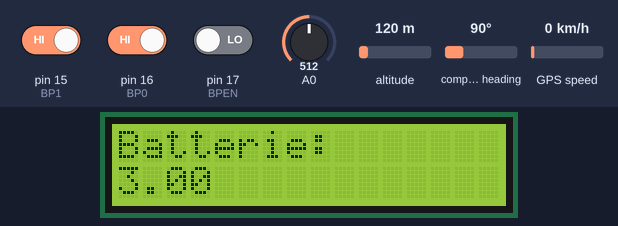
A sketch run on a simulated Arduino Uno, built with avr-gcc and run on an emulated ATmega328P. Parts: 16×2 character LCD. Inputs (shaded band) come from the test bench; at power-on: pin 15 (BP1) HIGH, pin 16 (BP0) HIGH, pin 17 (BPEN) LOW, altitude 120 m, compass heading 90°, A0 = 512, GPS speed 0 km/h. Storage starts empty; the GPS gets a fix after 3 s at 37.7749, -122.4194 with 8 satellites; what the sketch prints to the serial monitor is not drawn.

Above: at 1.6 s.
At 7.8 s:
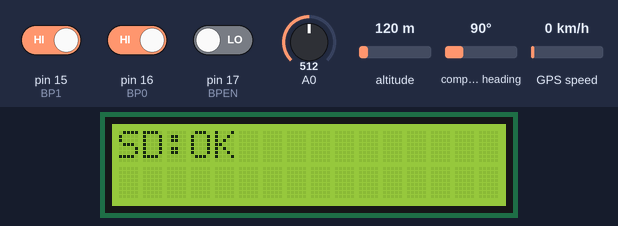
7.9 s: pin 15 (BP1) driven LOW and pin 16 (BP0) driven LOW and pin 17 (BPEN) driven HIGH
At 9.4 s:
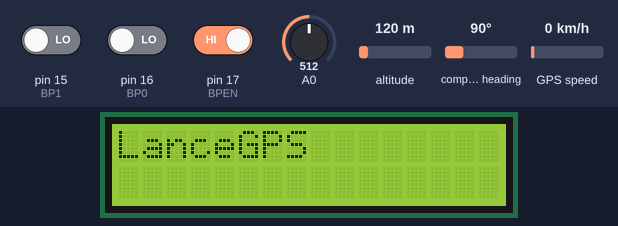
At 10.5 s:
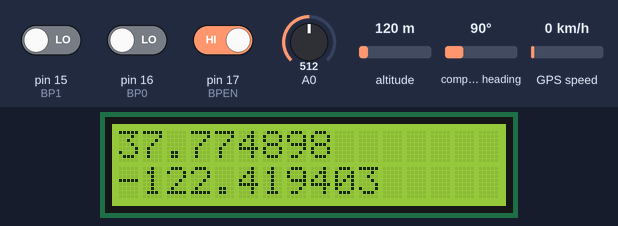
11.9 s: altitude set to 20 m
15.9 s: altitude set to 250 m
17.4 s: compass heading set to 180°
19.5 s: pin 15 (BP1) driven HIGH
21.6 s: pin 15 (BP1) driven LOW
Timing chart, 0 to 24.6 s (numbered marks = the images above; inputs shaded):
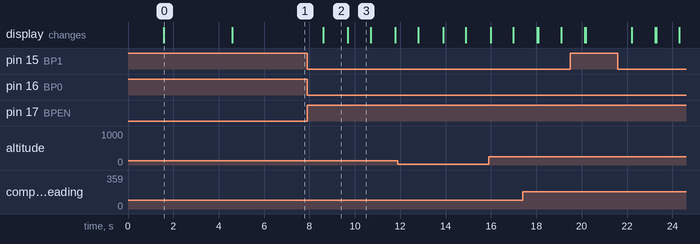

The sketch:

GPS.ino
```cpp
#include <LiquidCrystal.h>
#include <SPI.h>
#include <TinyGPS.h>
#include <SD.h>
#include <SoftwareSerial.h>
TinyGPS gps;
SoftwareSerial ss(3,2);
LiquidCrystal lcd(4,5,6,7,8,9);

int OnUse=0;
int count=0;
float distance=0,preflat=0,preflon=0;
const int BP0=16;
const int BP1=15;
const int BPEN=17;
const int CS=10;
const double EARTH_RADIUS=6378.137;
File myFile;
File mycsv;
int Triggerbuttonstart, Triggerbuttonend,TriggerbuttonBPEN;//confirmation quelle buttons on a appui
String SD_date,csvfile;
//TinyGPS
static void smartdelay(unsigned long ms);
static void print_float(float val, float invalid, int len, int prec);
static void print_int(unsigned long val, unsigned long invalid, int len);
static void printdate(TinyGPS &gps);
static void print_str(const char *str, int len);
static double change_degre(double d);
//obtenir la distance par longtitude et latitude
static double GetDistance(double lat1, double lng1, double lat2, double lng2);


void setup() {
  // put your setup code here, to run once:
 Serial.begin(19200);
  while (!Serial) {
  }
  ss.begin(9600);
  pinMode(BP0,INPUT);
  pinMode(BP1,INPUT);
  pinMode(BPEN,INPUT);
  pinMode(CS,OUTPUT);

  lcd.begin(0,2);
  lcd.print("Bonjour");
  lcd.setCursor(0,1);
  lcd.print("GPS");
  delay(1500);
  lcd.clear();
  //afficher l'etat des piles
  //valuer de retour entre 0 et 1023
  lcd.setCursor(0,0);
  lcd.print("Batterie:");
  lcd.setCursor(0,1);
  lcd.print(analogRead(A0)/1024.0*6.0);
  delay(3000);
  lcd.clear();

  Serial.println("Initializing SD card...");
  if(!SD.begin(CS)){
    Serial.println("Initialization failed");
    lcd.setCursor(0,0);
    lcd.print("SD:ERR");
    return;
    }
    lcd.setCursor(0,0);
    lcd.print("SD:OK");
    delay(2000);

    if(!SD.exists("listgps.txt")){
        myFile=SD.open("listgps.txt", FILE_WRITE);
        myFile.close();
    }
//     if(SD.exists("listgps.txt"))Serial.println("listgps.txt has been created");

//    Serial.println("Sats HDOP date Latitude  Longitude  ");
// Serial.println("Sats HDOP Latitude  Longitude  Fix  Date       Time     Date Alt    Course Speed Card  Distance Course Card  Chars Sentences Checksum");
 // Serial.println("          (deg)     (deg)      Age                      Age  (m)    --- from GPS ----  ---- to London  ----  RX    RX        Fail");
//    Serial.println("-------------------------------------------------------------------------------------------------------------------------------------");
}

void loop()
{
  char tmpcsv[10];
  TriggerbuttonBPEN= digitalRead(BPEN);
  Triggerbuttonstart = digitalRead(BP1);
  Triggerbuttonend=digitalRead(BP0);


  //en fonction de l'action de appuie de chaque button different, GPS va repondre des differents actions
   if(TriggerbuttonBPEN==1&&Triggerbuttonstart==0 && Triggerbuttonend==0){

    OnUse = 1;
    lcd.clear();
    lcd.setCursor(0,0);
    lcd.print("LanceGPS");
    myFile=SD.open("listgps.txt");
    if(myFile){
      int count=0;
     Serial.println("Succesfully open the listgps.txt");
                 while(myFile.available()){
                            char character=myFile.read();
                            if(character=='\n'){
                              count++;
                            }
            //                  Serial.println("myFile is available");
            //                  Serial.print("the current count is");
            //                  Serial.println(count);

                  }
                   //Serial.println("preparation for csv");
                  count++;

                  csvfile="GPS";
                  csvfile+=count;
                  csvfile+=".csv";
                 csvfile.toCharArray(tmpcsv,11);
                  myFile.close();
                  myFile=SD.open("listgps.txt",FILE_WRITE);
                  if(myFile){
                   // Serial.println(csvfile);
                    myFile.println(tmpcsv);
                    myFile.close();
                  }
                  else{
                       Serial.println("error writing to listgps.txt");
                  }

    }
    else{
              Serial.println("Error open the listgps.txt");
          }

                if(!SD.exists(tmpcsv)){
                  mycsv=SD.open(tmpcsv, FILE_WRITE);
                  mycsv.close();
                  }
                   mycsv = SD.open(tmpcsv, FILE_WRITE);
                   if(mycsv){
                      Serial.println("commence a ecrire le ficher dans"+csvfile);
                       mycsv.println("date,latitude,longitude,altitude,distance");
                       }
                     else{
                         // if the file didn't open, print an error:
                     Serial.println("error opening "+csvfile);
                     }
                   memset(tmpcsv, 0x00, sizeof(tmpcsv));
                   csvfile="";

                   delay(1000);
                  lcd.clear();
  }
  else if(TriggerbuttonBPEN==1&&Triggerbuttonstart==0 && Triggerbuttonend==1){
    //Terminer GPS
    OnUse = 0;
    lcd.clear();
    lcd.setCursor(0,0);
    lcd.print("GPS");
    lcd.setCursor(0,1);
    lcd.print("Terminer");
    Serial.println("GPS Terminer");
    mycsv.close();
    myFile.close();
  }

  else if((TriggerbuttonBPEN==1&&Triggerbuttonstart==1 && Triggerbuttonend==1)||(TriggerbuttonBPEN==1&&Triggerbuttonstart==1 && Triggerbuttonend==0)){
    //
    // afficher l'etat des piles sur l'ecran LCD
      lcd.clear();
      lcd.setCursor(0, 0);
      lcd.print("Batterie:");
      lcd.setCursor(0, 1);
      lcd.print(analogRead(A0)/ 1024.0*6.0);
  }

  /******
  ***/

  if(OnUse == 1)
  {
      float flat,flon,falti;
      unsigned long age, date, time, chars = 0;
      unsigned short sentences = 0, failed = 0;
    //obtenir les donnes latitude et longtitude
    print_int(gps.satellites(), TinyGPS::GPS_INVALID_SATELLITES, 5);//le nombre des satellites qu'on a utilse
    preflat=flat;
    preflon=flon;
    print_int(gps.hdop(), TinyGPS::GPS_INVALID_HDOP, 5);//
    gps.f_get_position(&flat, &flon, &age);//
    print_float(flat, TinyGPS::GPS_INVALID_F_ANGLE, 10, 6);
    print_float(flon, TinyGPS::GPS_INVALID_F_ANGLE, 11, 6);
//    print_date(gps);
    print_float(gps.f_altitude(), TinyGPS::GPS_INVALID_F_ALTITUDE, 7, 2);//

//    lcd.begin(8,2);
    lcd.clear();
    lcd.setCursor(0,0);
    lcd.print(flat,6);
    lcd.setCursor(0,1);
    lcd.print(flon,6);

    Serial.print("\n");
    String test="";
    test=test+"latitude:"+flat+"longtitude"+flon;
    Serial.println(test);
    distance=GetDistance(preflat, preflon,flat ,flon)*1000;
    Serial.print(distance,3);
//     char* time_creat = print_date(gps);
   //if(flat <= 90.00 && flat>=-90.00 && flon <= 180.00 && flon>=-180.00)
     //
  if(flat !=1000.00 && flon!=1000.00){
         // des que le ficher est bon d'ouvrir, ecrit dans celle:
          if (mycsv){
//          date  = print_date(gps);

          mycsv.print("");
          mycsv.print(",");
          mycsv.print(flat,6);
          mycsv.print(",");
          mycsv.print(flon,6);
          mycsv.print(",");
          mycsv.print(gps.f_altitude(),6);
          mycsv.print(",");
          mycsv.println(distance,3);
          Serial.println("done.");
       //   lcd.setCursor(0,1);
       //   lcd.print("OK      ");
        } else {
          //affiche un error quand on a echoue d'ouvrir
              Serial.println("error of openning");
        }
    }
   else{

   Serial.println("Error coordonne ");
          lcd.clear();
          lcd.setCursor(0,0);
          lcd.print("Patientez");
          lcd.setCursor(0,1);
          lcd.print("SVP");
  }

  }
   smartdelay(1000);
}
///GETDISTANCE
static double change_degre(double d){
   return d * PI / 180.0;
}
static double GetDistance(double lat1, double lng1, double lat2, double lng2)
{
   double changeLat1 = change_degre(lat1);
   double changeLat2 = change_degre(lat2);
   double a = changeLat1 - changeLat2;
   double b = change_degre(lng1) - change_degre(lng2);
   double s = 2 * asin(sqrt(pow(sin(a/2),2)+cos(changeLat1)*cos(changeLat2)*pow(sin(b/2),2)));
   s = s * EARTH_RADIUS;
   s = round(s * 10000) / 10000;
   return s;
}
//TINYGPS_GETPOSITION
static void smartdelay(unsigned long ms)
{
  unsigned long start = millis();
  do
  {
    while (ss.available())
      gps.encode(ss.read());
  } while (millis() - start < ms);
}


static void print_float(float val, float invalid, int len, int prec)
{
  if (val == invalid)
  {
    while (len-- > 1)
      Serial.print('*');
    Serial.print(' ');
  }
  else
  {
    Serial.print(val, prec);
    int vi = abs((int)val);
    int flen = prec + (val < 0.0 ? 2 : 1); // . and -
    flen += vi >= 1000 ? 4 : vi >= 100 ? 3 : vi >= 10 ? 2 : 1;
    for (int i=flen; i<len; ++i)
      Serial.print(' ');
  }
  smartdelay(0);
}

static void print_int(unsigned long val, unsigned long invalid, int len)
{
  char sz[32];
  if (val == invalid)
    strcpy(sz, "*******");
  else
    sprintf(sz, "%ld", val);
  sz[len] = 0;
  for (int i=strlen(sz); i<len; ++i)
    sz[i] = ' ';
  if (len > 0)
    sz[len-1] = ' ';
  Serial.print(sz);
  smartdelay(0);
}

static void printdate(TinyGPS &gps)
{
  int year;
  byte month, day, hour, minute, second, hundredths;
  unsigned long age;
  gps.crack_datetime(&year, &month, &day, &hour, &minute, &second, &hundredths, &age);
  if (age == TinyGPS::GPS_INVALID_AGE)
    Serial.print("********** ******** ");
  else
  {
    char sz[32];
    sprintf(sz, "%02d/%02d/%02d %02d:%02d:%02d ",
        month, day, year, hour, minute, second);

  }
  smartdelay(0);

}
static void print_str(const char *str, int len)
{
  int slen = strlen(str);
  for (int i=0; i<len; ++i)
    Serial.print(i<slen ? str[i] : ' ');
  smartdelay(0);
}
```

Measured:
- after the input at 7.9 s, the display: changes after 0.71 s (image 2)
- what the display in image 0 shows lasts 3.0 s, from 1.6 s to 4.6 s
- what the display in image 2 shows lasts 1.1 s, from 8.6 s to 9.7 s
- what the display in image 3 shows lasts 1.0 s, from 9.7 s to 10.7 s
